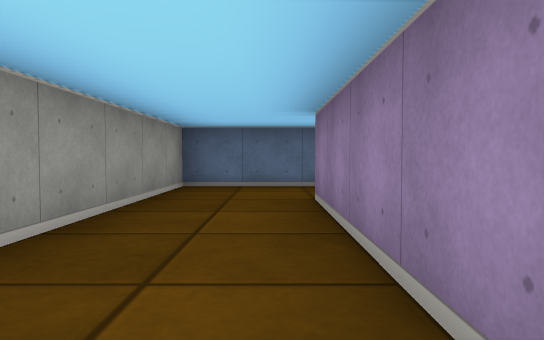
view 1 (above)

22 first-person views from a walk through a cub3D level. The camera is about half as high as the walls, tilts 2° down and sees 70° across. The floor is counted in squares. Each view is taken from the middle of a square. On the plan, view 1 faces up. The plan holds only what a view shows up to about 9 squares ahead; the rest is blank.

view 2
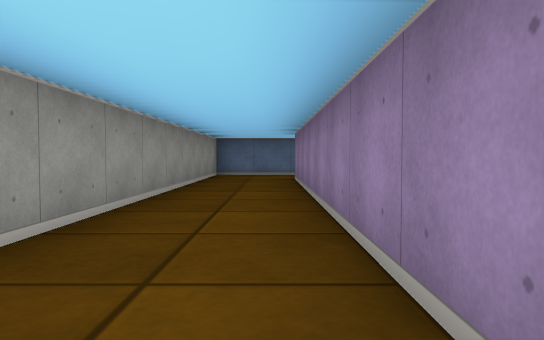

view 3
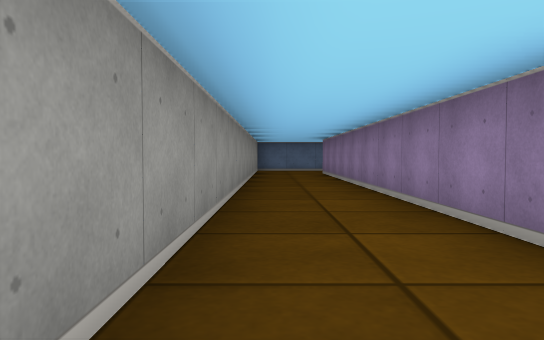

view 4
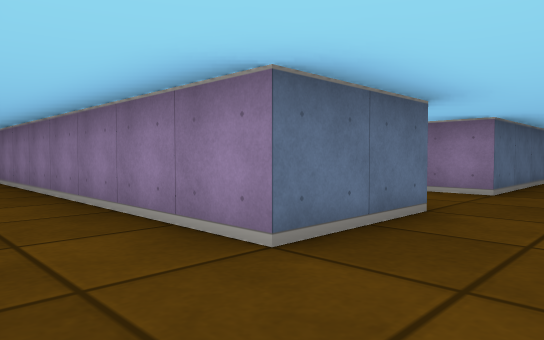

view 5
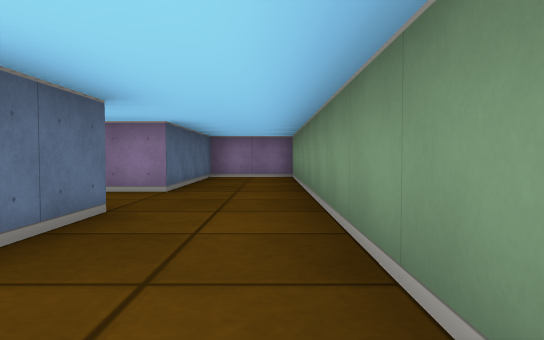

view 6
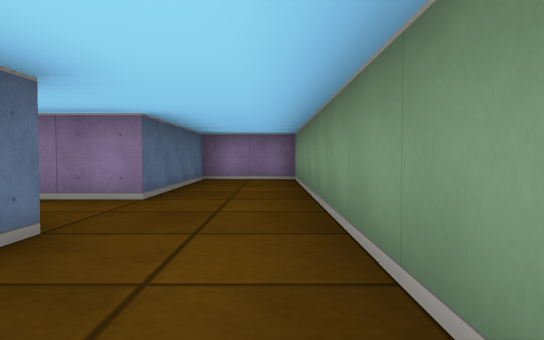

view 7
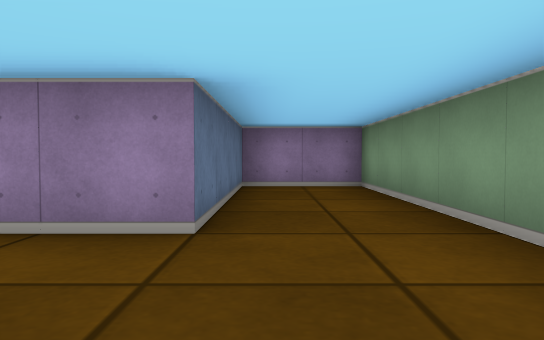

view 8
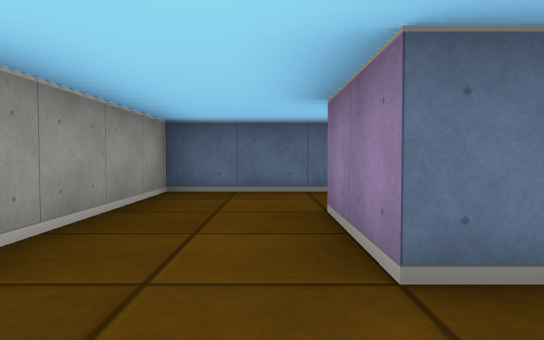

view 9
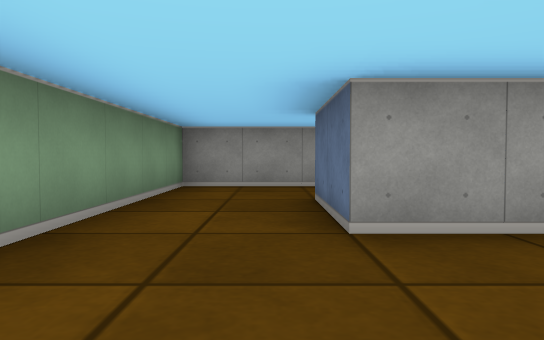

view 10
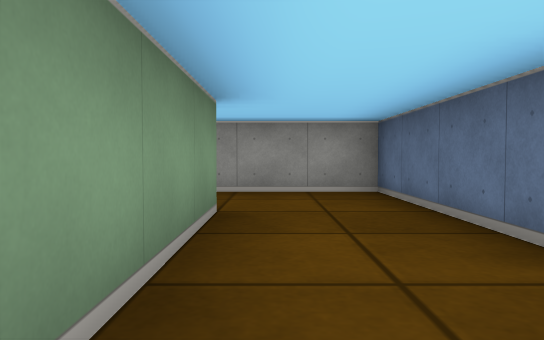

view 11
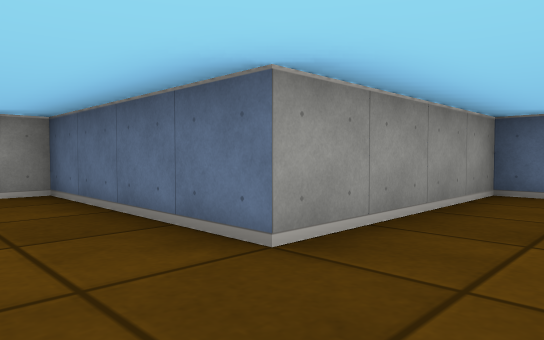

view 12
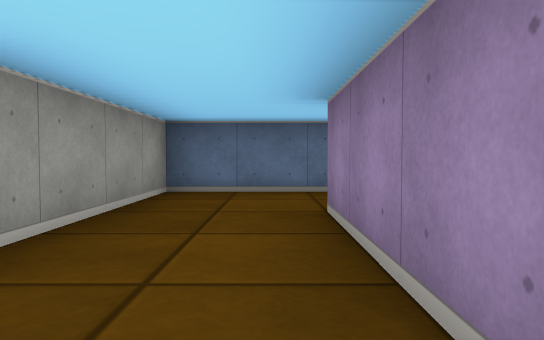

view 13
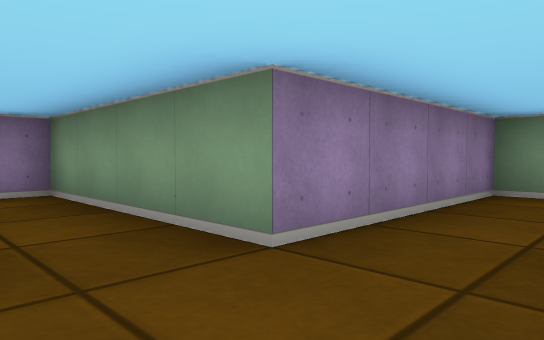

view 14
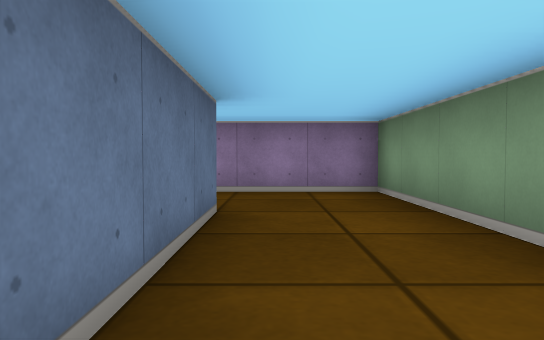

view 15
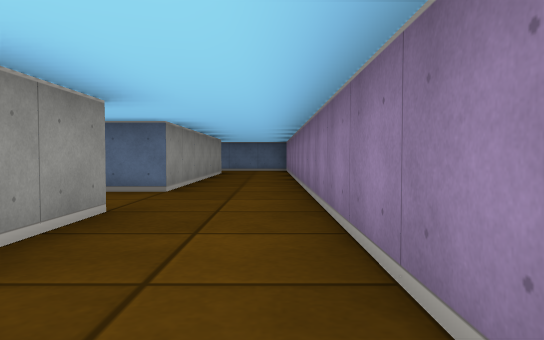

view 16
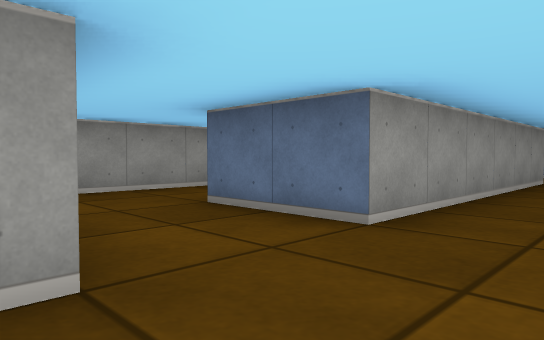

view 17
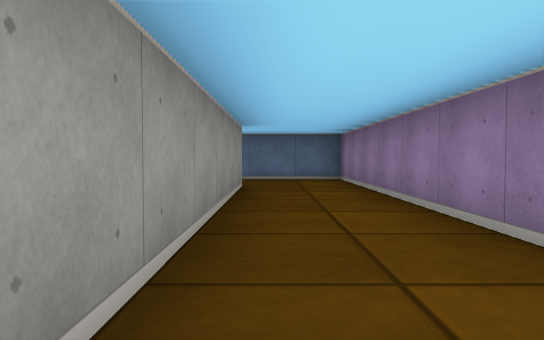

view 18
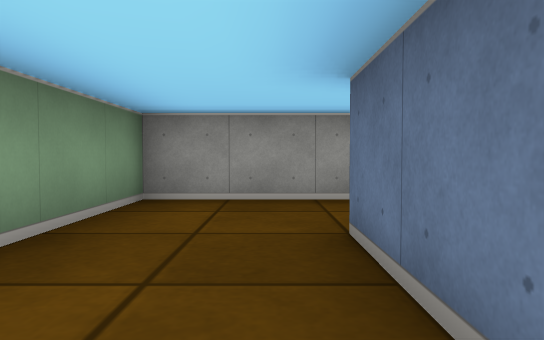

view 19
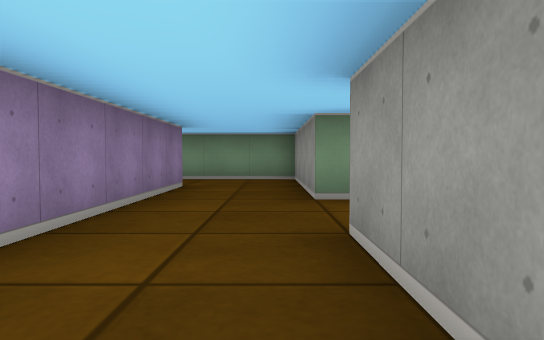

view 20
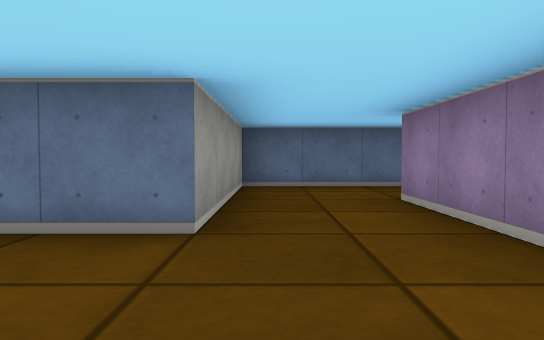

view 21
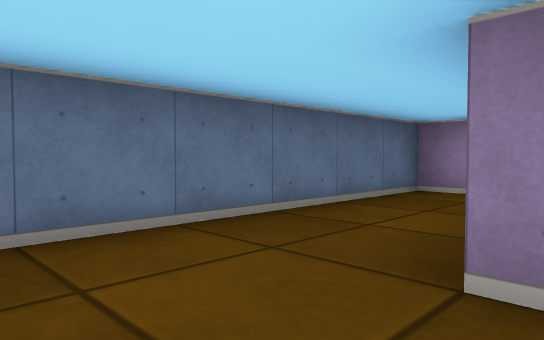

view 22
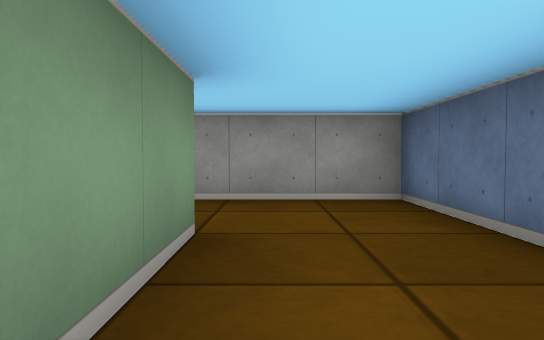

### Floor plan
Points are (right, up) in squares from view 1. A wall is a line through its corners. A room is listed if a view was taken in it or the views show most of it. See-through windows are left out.
Room 1 (views 1, 2, 3, 4, 5, 6, 7)
walls: (2.5, -5.5) (0.5, -5.5) (0.5, 4.5) (2.5, 4.5); (2.5, 6.5) (-1.5, 6.5) (-1.5, -7.5) (2.5, -7.5)
ways out: opening at (1.5, -6.5) to room 2; opening at (1.5, 5.5) to room 3
Room 2 (views 8, 9)
walls: (2.5, -7.5) (8.5, -7.5) (8.5, -5.5) (4.5, -5.5) (4.5, -3.5); (2.5, -3.5) (2.5, -5.5)
ways out: opening at (1.5, -6.5) to room 1; opening at (3.5, -4.5)
Room 3 (views 10, 11, 12)
walls: (2.5, 8.5) (2.5, 6.5); (2.5, 4.5) (4.5, 4.5) (4.5, 8.5)
ways out: opening at (1.5, 5.5) to room 1; opening at (3.5, 7.5) to room 4
Room 4 (views 13, 14)
walls: (4.5, 8.5) (6.5, 8.5); (6.5, 10.5) (2.5, 10.5) (2.5, 8.5)
ways out: opening at (3.5, 7.5) to room 3; opening at (5.5, 9.5) to room 5
Room 5 (views 15, 16)
walls: (6.5, 12.6) (6.5, 11.1); (6.5, 8.5) (8.5, 8.5) (8.5, 12.5)
ways out: opening at (5.5, 9.5) to room 4; opening at (7.5, 11.5) to room 6
Room 6 (views 17, 18, 22)
walls: (6.5, 20.5) (6.5, 14.5); (8.5, 12.5) (8.5, 22.5) (6.5, 22.5)
ways out: opening at (7.5, 11.5) to room 5; opening at (5.5, 21.5) to room 7; opening at (5.5, 13.5) to room 8
Room 7 (view 19)
walls: (4.5, 20.5) (6.5, 20.5); (6.5, 22.5) (2.5, 22.5) (2.5, 20.5)
ways out: opening at (5.5, 21.5) to room 6; opening at (3.5, 19.5) to room 9
Room 8 (view 20)
walls: (6.5, 14.5) (4.5, 14.5) (4.5, 16.5); (2.5, 16.5) (2.5, 12.5) (5, 12.5)
ways out: opening at (5.5, 13.5) to room 6; opening at (3.5, 15.5) to room 9
Room 9 (view 21)
walls: (2.5, 20.5) (2.5, 18.5); (4.5, 16.5) (4.5, 20.5)
ways out: opening at (3.5, 19.5) to room 7; opening at (3.5, 15.5) to room 8; opening at (1.5, 17.5)

Positions as (right, up) in squares from view 1, and headings:
1: (0, 0), facing up
2: (0, -4), facing up
3: (-1, -7), facing up
4: (-1, -7), facing up-right
5: (-1, -7), facing right
6: (0, -7), facing right
7: (2, -6), facing right
8: (4, -7), facing up
9: (5, -6), facing left
10: (4, 5), facing left
11: (4, 5), facing up-left
12: (4, 5), facing up
13: (3, 10), facing down-right
14: (3, 10), facing right
15: (8, 9), facing up
16: (8, 12), facing up-left
17: (7, 14), facing up
18: (7, 14), facing left
19: (3, 21), facing down
20: (3, 16), facing up
21: (3, 20), facing up-right
22: (7, 21), facing left
